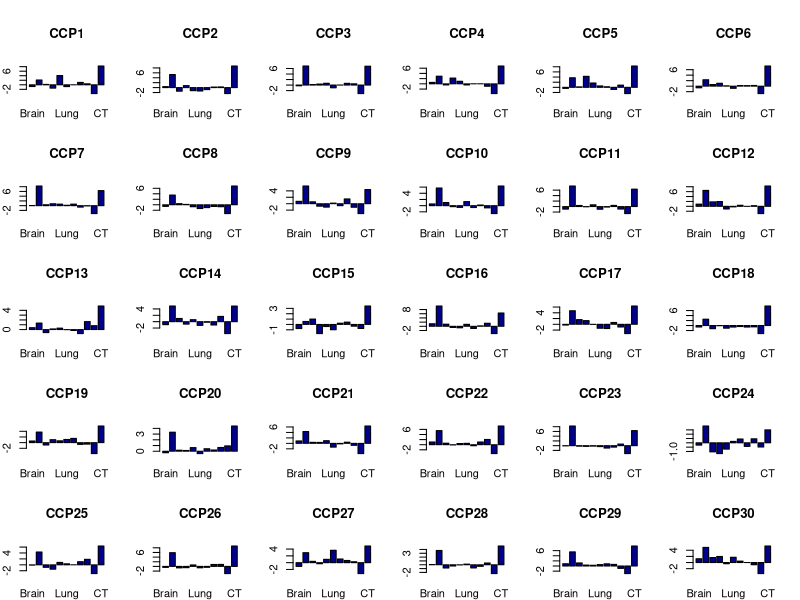
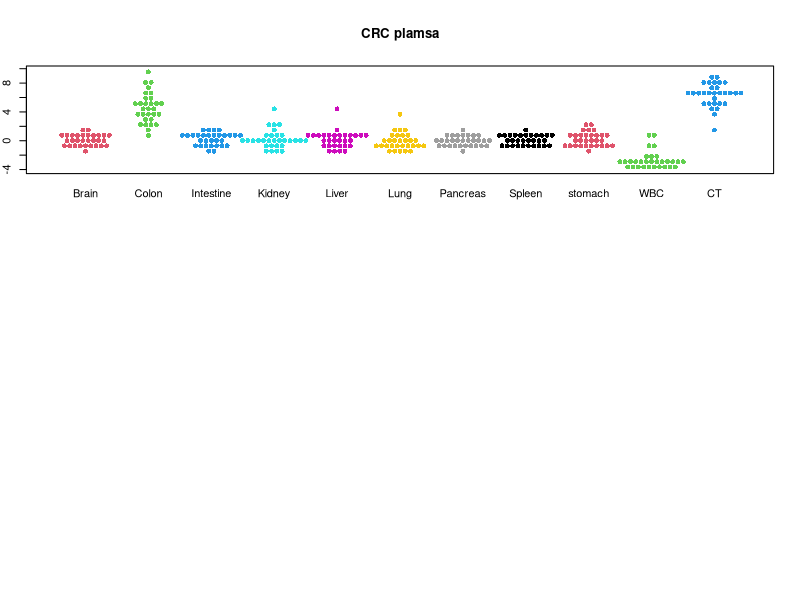
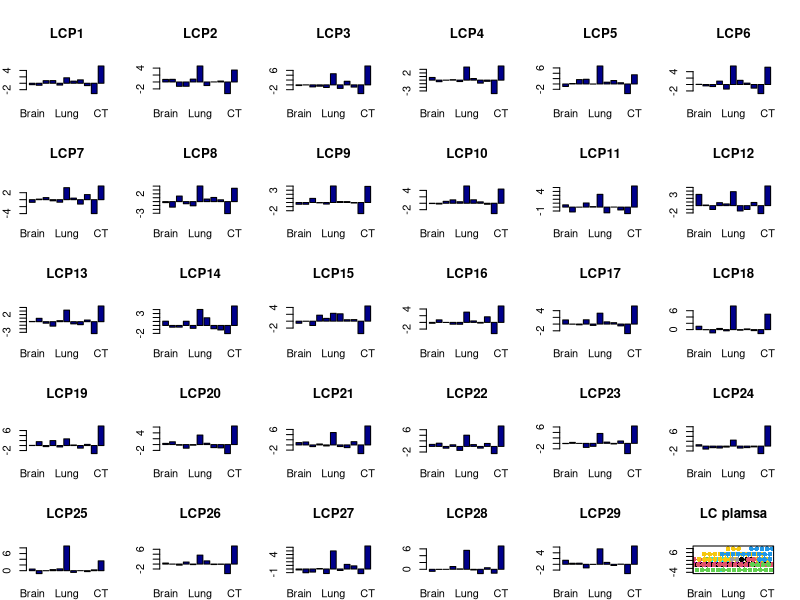
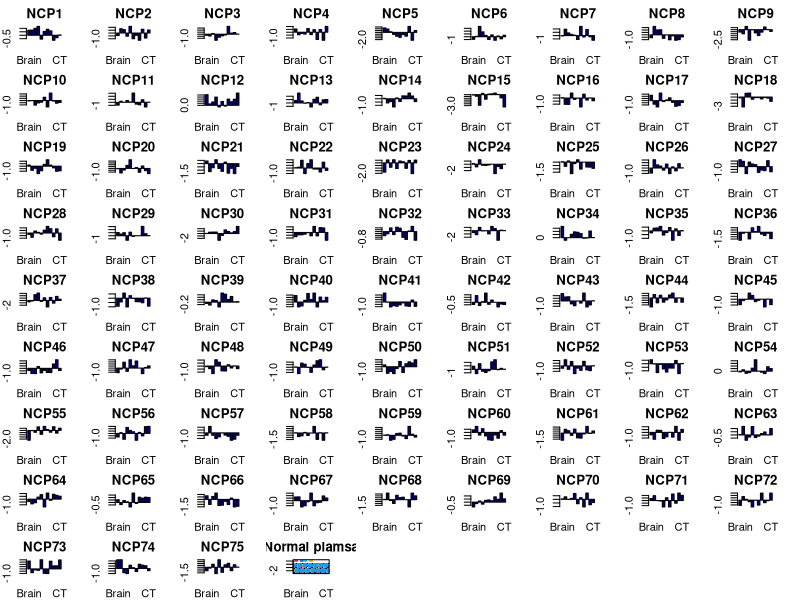

Source code (R) for these figures, in order:
install.packages("beeswarm")
normal<-data.matrix(read.table("normal-ref.txt",sep="\t",head=T,row.names=1,as.is=T))
CCP<-data.matrix(read.table("CCP.txt",sep="\t",head=T,row.names=1,as.is=T))
LCP<-data.matrix(read.table("LCP.txt",sep="\t",head=T,row.names=1,as.is=T))
#################################################
################## CCP ##########################
#################################################
Zmax<-matrix(nrow=nrow(CCP),ncol=ncol(CCP))
for(i in 1:ncol(CCP)){
  for(k in 1:nrow(normal)){
    idx<-1:ncol(normal)
    idx1<-sample(idx,30)
    idx2<-idx[which(! idx %in% idx1)]
    
    Mean<-mean(normal[k, idx1])
    SD<-sd(normal[k, idx1])
    
    Z<-c()
    for(p in normal[k,idx2]){
      z <- (p - Mean)/(SD/sqrt(length(idx1)))
      Z<-c(Z,z)
    }
    zmp <- (CCP[k,i] - mean(normal[k, idx]))/(sd(normal[k, idx])*sqrt((length(normal[k, idx])-1)/(length(normal[k, idx]))))
    Zmax[k,i]=zmp 
  }
}
rownames(Zmax)=rownames(CCP)
colnames(Zmax)=colnames(CCP)
Zmax
write.table(Zmax,file="CCP.Z-score.txt",col.names=NA,row.names=T,sep="\t",quote=F)

par(mfrow=c(5,6),mar=c(2,2,5,2))
for(i in 1:ncol(Zmax)){
barplot(Zmax[,i],main=colnames(Zmax)[i],col="darkblue")
}

par(mfrow=c(3,1))
library("beeswarm")
input<-list(Brain=Zmax[1,],Colon=Zmax[2,],Intestine=Zmax[3,],Kidney=Zmax[4,],Liver=Zmax[5,],Lung=Zmax[6,],Pancreas=Zmax[7,],Spleen=Zmax[8,],stomach=Zmax[9,],WBC=Zmax[10,],CT=Zmax[11,])
beeswarm(input,col = 2:12,pch=16,method="center",ylab="Z-Score",main="CRC plamsa")


Zmax<-matrix(nrow=nrow(LCP),ncol=ncol(LCP))
for(i in 1:ncol(LCP)){
  for(k in 1:nrow(normal)){
    idx<-1:ncol(normal)
    idx1<-sample(idx,29)
    idx2<-idx[which(! idx %in% idx1)]
    
    Mean<-mean(normal[k, idx1])
    SD<-sd(normal[k, idx1])
    
    Z<-c()
    for(p in normal[k,idx2]){
      z <- (p - Mean)/(SD/sqrt(length(idx1)))
      Z<-c(Z,z)
    }
    
    zmp <- (LCP[k,i] - mean(normal[k, idx]))/(sd(normal[k, idx])*sqrt((length(normal[k, idx])-1)/(length(normal[k, idx]))))
    Zmax[k,i]=zmp 
  }
}

rownames(Zmax)=rownames(LCP)
colnames(Zmax)=colnames(LCP)
Zmax
sort(Zmax[6,])
write.table(Zmax,file="LCP.Z-score.txt",col.names=NA,row.names=T,sep="\t",quote=F)

par(mfrow=c(5,6),mar=c(2,2,5,2))
for(i in 1:ncol(Zmax)){
  barplot(Zmax[,i],main=colnames(Zmax)[i],col="darkblue")
}

library("beeswarm")
input<-list(Brain=Zmax[1,],Colon=Zmax[2,],Intestine=Zmax[3,],Kidney=Zmax[4,],Liver=Zmax[5,],Lung=Zmax[6,],Pancreas=Zmax[7,],Spleen=Zmax[8,],stomach=Zmax[9,],WBC=Zmax[10,],CT=Zmax[11,])
beeswarm(input,col = 2:12,pch=16,method="center",ylab="Z-Score",main="LC plamsa")


Zmax<-matrix(nrow=nrow(normal),ncol=ncol(normal))
for(i in 1:ncol(normal)){
  for(k in 1:nrow(normal)){
    idx<-1:ncol(normal)
    idx1<-sample(idx,75)
    idx2<-idx[which(! idx %in% idx1)]
    
    Mean<-mean(normal[k, idx1])
    SD<-sd(normal[k, idx1])
    
    Z<-c()
    for(p in normal[k,idx2]){
      z <- (p - Mean)/(SD/sqrt(length(idx1)))
      Z<-c(Z,z)
    }
    
    zmp <- (normal[k,i] - mean(normal[k, idx]))/(sd(normal[k, idx])*sqrt((length(normal[k, idx])-1)/(length(normal[k, idx]))))
    Zmax[k,i]=zmp 
  }
}

rownames(Zmax)=rownames(normal)
colnames(Zmax)=colnames(normal)
Zmax
write.table(Zmax,file="NCP.Z-score.txt",col.names=NA,row.names=T,sep="\t",quote=F)

par(mfrow=c(9,9),mar=c(2,2,2,2))
for(i in 1:ncol(Zmax)){
  barplot(Zmax[,i],main=colnames(Zmax)[i],col="darkblue")
}


library("beeswarm")
input<-list(Brain=Zmax[1,],Colon=Zmax[2,],Intestine=Zmax[3,],Kidney=Zmax[4,],Liver=Zmax[5,],Lung=Zmax[6,],Pancreas=Zmax[7,],Spleen=Zmax[8,],stomach=Zmax[9,],WBC=Zmax[10,],CT=Zmax[11,])
beeswarm(input,col = 2:12,pch=16,method="center",ylab="Z-Score",main="Normal plamsa")


